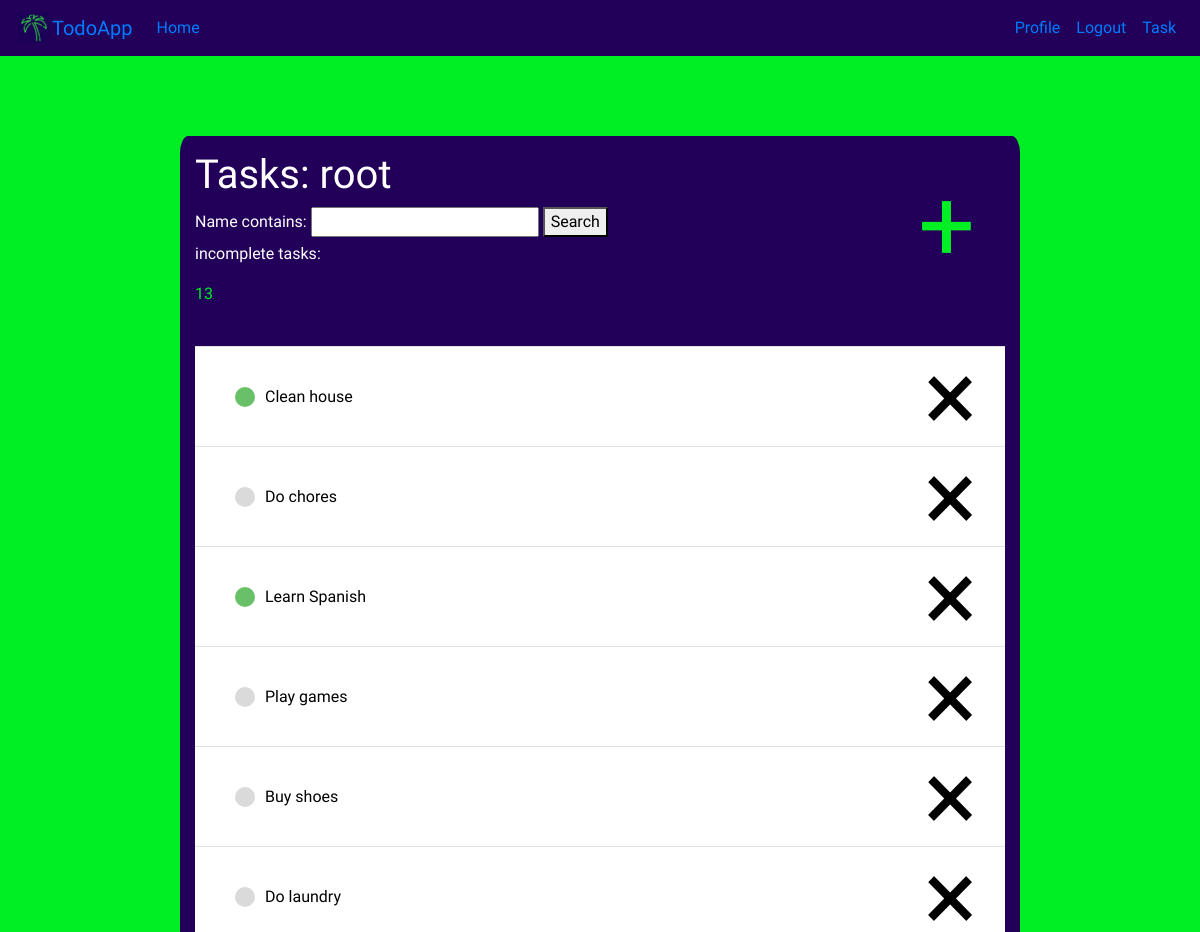
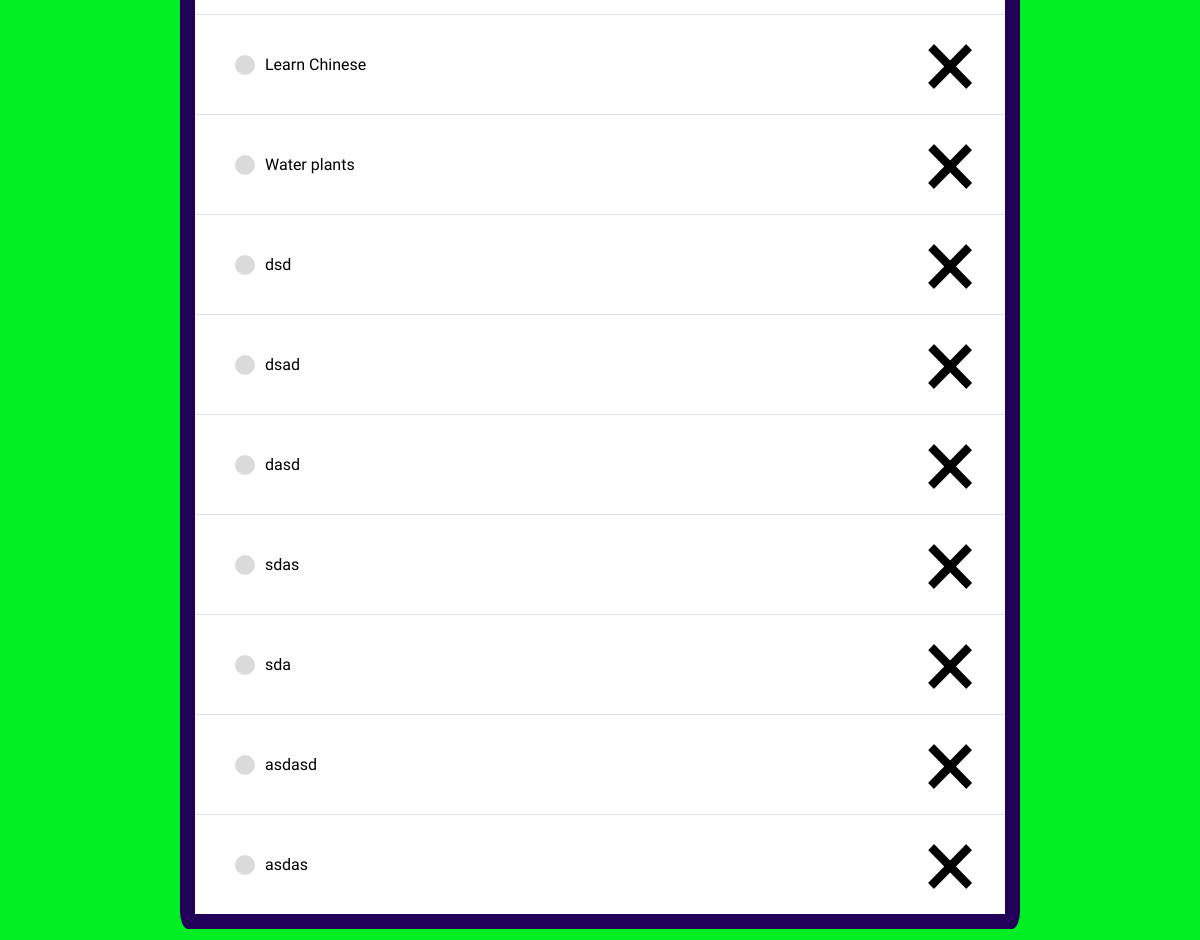
The app's page / (signed in), older data (2 pictures, top to bottom).
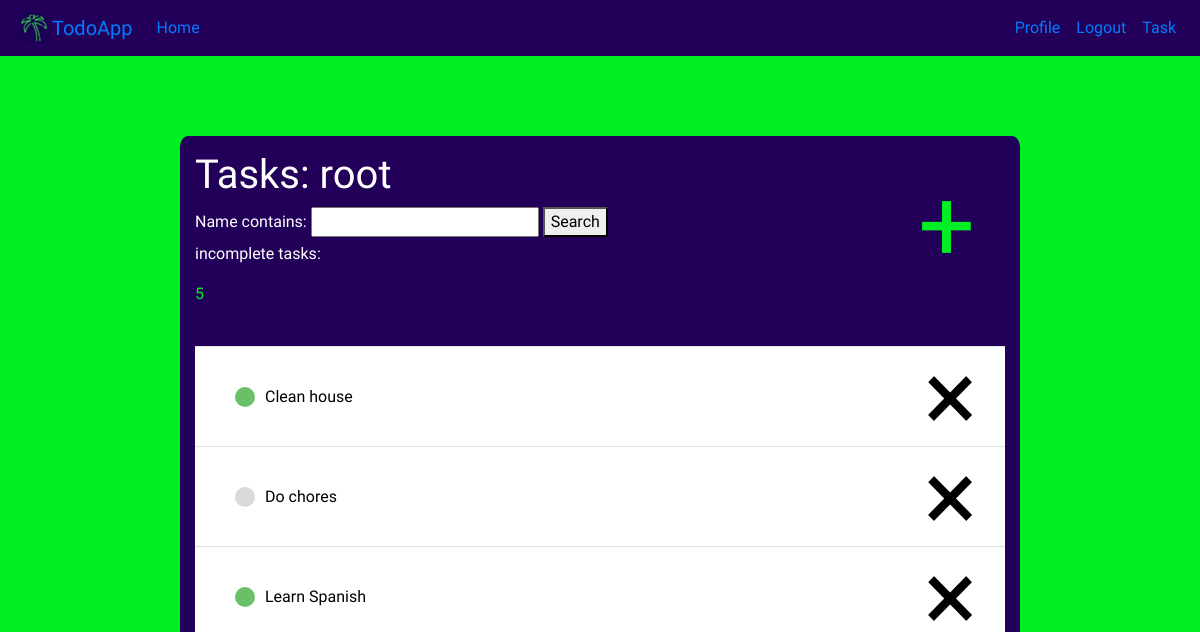
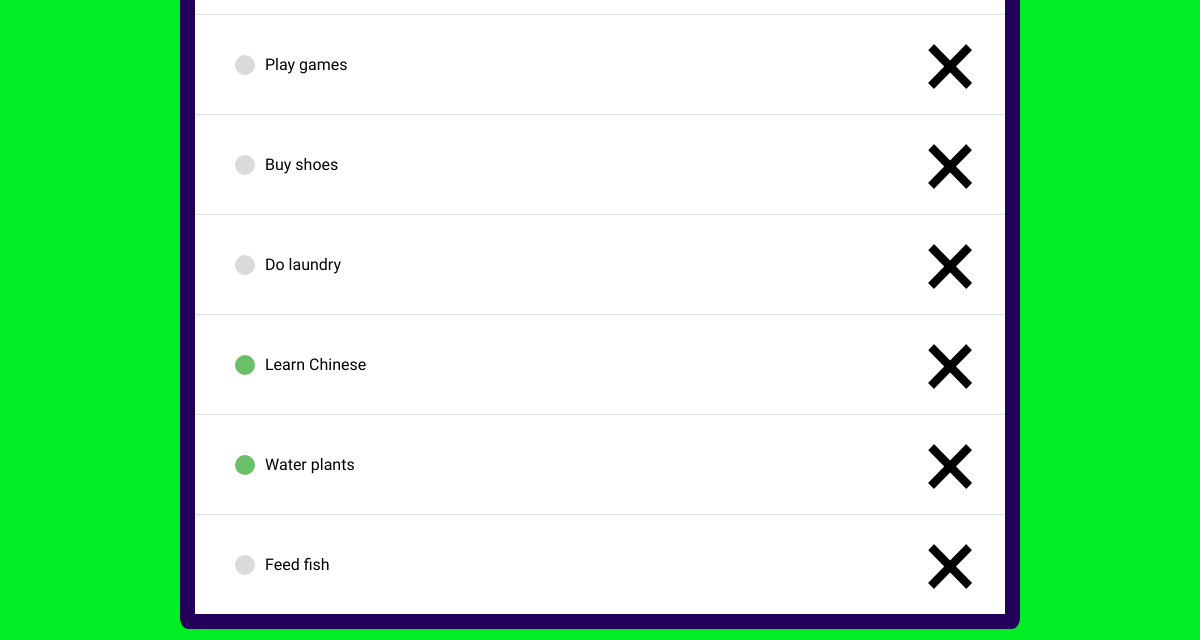
The same page, newer data (2 pictures, top to bottom).
### todo/models.py (models this page shows, shortened)
class Task(models.Model):
    name = models.CharField(max_length=100)
    status = models.BooleanField(default=False)
    desc = models.TextField(default=None)
    author = models.ForeignKey(User, on_delete=models.CASCADE)

### todo/views.py (the view)
# urls.py: path('', views.TaskListView.as_view(template_name='todo/home.html'), name='todo-home'),
class TaskListView(LoginRequiredMixin, ListView):
    queryset = Task.objects.all()
    context_object_name = 'tasks'
    def get_queryset(self):
        queryset = super().get_queryset()
        self.filterset = TodoFilter(self.request.GET, queryset=queryset)
        return self.filterset.qs
    def get_context_data(self, **kwargs):
        context = super().get_context_data(**kwargs)
        context['tasks'] = context['tasks'].filter(author=self.request.user)
        context['form'] = self.filterset.form
        context['count'] = 0
        for task in context['tasks']:
            if task.status == False:
                context['count'] += 1
        return context

### todo/templates/todo/home.html (shortened to what this page needs)
{% extends 'todo/base.html' %}
{% block content %}
    <div class="task-heading">
        <a class="add-icon" href="{% url 'task-create' %}">&#43;</a>
        <h1 class="task-heading-text">Tasks: {{ user }}</h1>
        <form class="task-heading-text" method="GET">
            {{ form }}
            <button type="submit">Search</button>
        </form>
        <p class="task-heading-text">incomplete task{{count|pluralize:"s"}}: <p class="task-heading-count">{{ count }}</p></p>
    </div>
    <br>
    <div class="tasks-container">
    {% for task in tasks %}
        <div class="task-wrapper">
            <div class=task-inside-wrapper>
                {% if task.status %}
                    <div class="task-complete-icon"></div>
                {% else %}
                    <div class="task-incomplete-icon"></div>
                {% endif %}
                <a class="task-link" href="{% url 'task-detail' task.id %}">{{ task.name }}</a>
            </div>
            <a class="mr-2 delete-icon" href="{% url 'task-delete' task.id %}">&#215;</a>
        </div>
    {% endfor %}
    </div>
{% endblock content %}

### todo/templates/todo/base.html (shortened to what this page needs)
{% load static %}
<!DOCTYPE html>
<html lang="en">
  <head>
    <link rel="stylesheet" href="https://cdn.jsdelivr.net/npm/bootstrap@4.3.1/dist/css/bootstrap.min.css">
    <link rel="stylesheet" href="{% static 'styles.css' %}">
  </head>
  <body>
    <nav class="navbar navbar-expand-lg nav-bar">
        <div class="logo">
          <img src="{% static 'flamingo-sm.png' %}" alt="logo">
        </div>
        <a class="navbar-brand" href="{% url 'todo-home' %}">TodoApp</a>
        <div class="collapse navbar-collapse" id="navbarSupportedContent">
          <ul class="navbar-nav mr-auto">
            <li class="nav-item active">
              <a class="nav-link nav-link-custom" href="{% url 'todo-home' %}">Home <span class="sr-only">(current)</span></a>
            </li>
          </ul>
          <ul class="navbar-nav ml-2">
            {% if user.is_authenticated %}
                <li class="nav-item">
                    <a class="nav-link" href="{% url 'profile' %}">Profile</a>
                </li>
                <li class="nav-item">
                    <a class="nav-link" href="{% url 'logout' %}">Logout</a>
                </li>
                <li class="nav-item">
                    <a class="nav-link" href="{% url 'task-create' %}">Task</a>
                </li>
            {% endif %}
          </ul>
        </div>
    </nav>
    <div class="container main-div">
        {% block content %}
        {% endblock content %}
    </div>
  </body>
</html>

### todo/static/styles.css (style rules this page uses)
body { background-color: #00ef24; font-family: 'Sono', sans-serif; }
.nav-bar { background-color: #220059; font-family: 'Sono', sans-serif; }
.logo { margin: 2px; }
.main-div { margin-top: 80px; margin-bottom: 10px; max-width: 70%; background-color: #220059; border-radius: 1%; }
.task-heading { padding-top: 15px; }
.task-heading-text { color: white; }
.task-heading-count { color: #00ef24; }
.tasks-container { padding-top: 0px; padding-bottom: 15px; }
.task-wrapper { display: flex; align-items: center; justify-content: space-between; padding: 20px; background-color: #fff; border-top: 1px solid rgb(226, 226, 226); max-height: 100px; }
.task-inside-wrapper { display: flex; align-items: center; justify-content: space-between; padding: 20px; background-color: #fff; }
.task-link { color: black; }
.task-complete-icon { height: 20px; width: 20px; background-color: rgb(105, 192, 105); border-radius: 50%; margin-right: 10px; padding: 0; }
.task-incomplete-icon { height: 20px; width: 20px; background-color: rgb(218, 218, 218); margin-right: 10px; border-radius: 50%; }
.delete-icon { text-decoration: none; color: black; font-size: 100px; }
.add-icon { display: flex; float: right; height: auto; padding: 0px; margin-right: 30px; text-decoration: none; color: #00ef24; font-size: 100px; }

Row changes from the older to the newer data that the page shows:
removed Task: status False (drawn), name "dsd"
removed Task: status False (drawn), name "dsad"
removed Task: status False (drawn), name "dasd"
removed Task: status False (drawn), name "sdas"
removed Task: status False (drawn), name "sda"
removed Task: status False (drawn), name "asdasd"
removed Task: status False (drawn), name "asdas"
changed Task "Learn Chinese": status False → True (drawn)
changed Task "Water plants": status False → True (drawn)
added Task: status False (drawn), name "Feed fish"
Text that changed along with them:
{{ count }}: "13" → "5"
